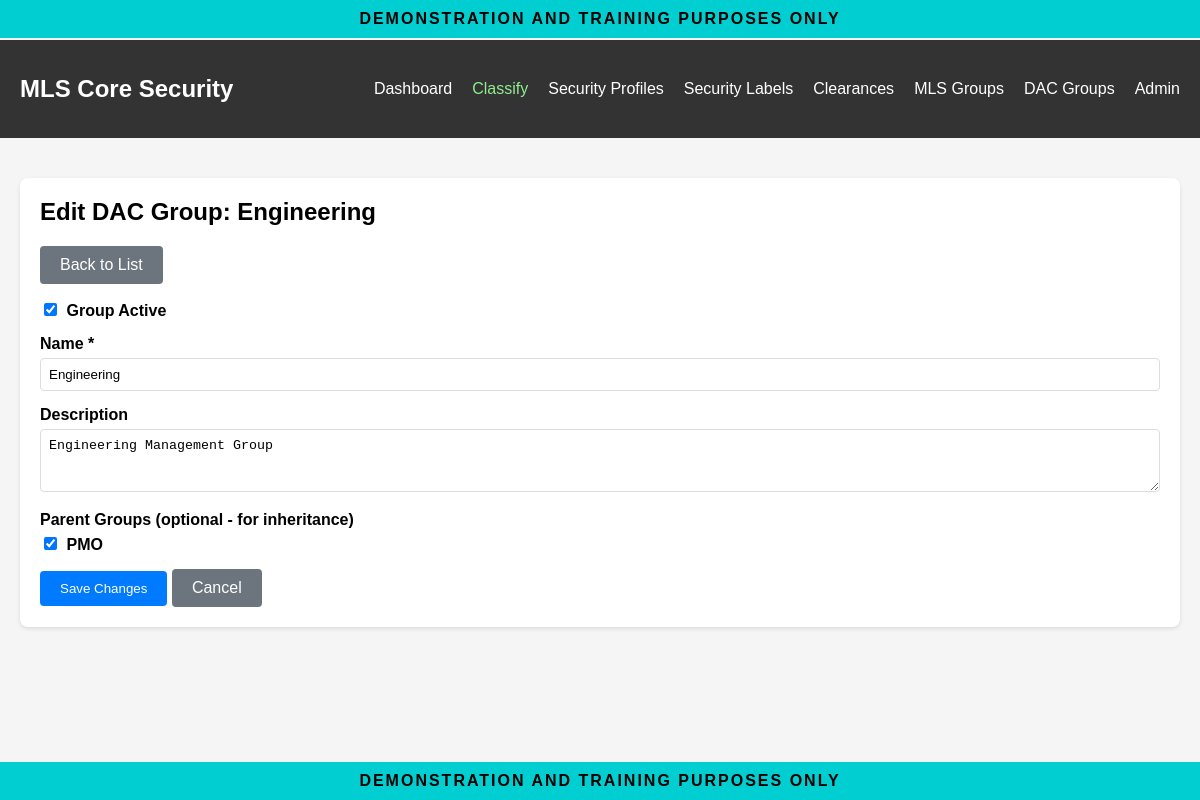
The app's page /mls/dac-groups/1/edit/ (signed in) with its own data.
### mls_core/models.py (models this page shows, shortened)
class DACGroup(models.Model):
    name = models.CharField(max_length=100, unique=True)
    description = models.TextField(blank=True)
    parent_groups = models.ManyToManyField(
        'self',
        symmetrical=False,
        related_name='child_dac_groups',
        blank=True,
        help_text="Parent groups (members inherit parent memberships)"
    )
    is_active = models.BooleanField(default=True)
    created_at = models.DateTimeField(auto_now_add=True)
    updated_at = models.DateTimeField(auto_now=True)
    class Meta:
        verbose_name = "DAC Group"
        verbose_name_plural = "DAC Groups"
        permissions = [
            ("manage_dac_groups", "Can manage DAC groups"),
        ]

### mls_core/views.py (the view, shortened to what this page needs)
# urls.py: path('dac-groups/<int:group_id>/edit/', views.dac_group_edit, name='dac_group_edit'),
@login_required
@permission_required('mls_core.senior_security_manager', raise_exception=True)
def dac_group_edit(request, group_id):
    group = get_object_or_404(DACGroup, pk=group_id)
    context = {
        'group': group,
        'all_groups': DACGroup.objects.exclude(pk=group.id),  # Exclude self to prevent circular reference
    }
    return render(request, 'mls_core/dac_group_edit.html', context)

### mls_core/templates/mls_core/dac_group_edit.html (shortened to what this page needs)
{% extends "mls_core/base.html" %}
{% block content %}
<div class="card">
    <h2>Edit DAC Group: {{ group.name }}</h2>
    <p><a href="{% url 'mls_core:dac_group_list' %}" class="btn btn-secondary">Back to List</a></p>
    <form method="post">
        <div class="form-group">
            <label for="is_active">
                <input type="checkbox" id="is_active" name="is_active" {% if group.is_active %}checked{% endif %}>
                Group Active
            </label>
        </div>
        <div class="form-group">
            <label for="name">Name *</label>
            <input type="text" id="name" name="name" required maxlength="100" value="{{ group.name }}">
        </div>
        <div class="form-group">
            <label for="description">Description</label>
            <textarea id="description" name="description" rows="3">{{ group.description }}</textarea>
        </div>
        <div class="form-group">
            <label>Parent Groups (optional - for inheritance)</label>
            {% for parent in all_groups %}
                <div>
                    <label>
                        <input type="checkbox" name="parent_groups" value="{{ parent.id }}"
                               {% if parent in group.parent_groups.all %}checked{% endif %}>
                        {{ parent.name }}
                    </label>
                </div>
            {% empty %}
                <p>No other groups available for inheritance.</p>
            {% endfor %}
        </div>
        <button type="submit" class="btn">Save Changes</button>
        <a href="{% url 'mls_core:dac_group_list' %}" class="btn btn-secondary">Cancel</a>
    </form>
</div>
{% endblock %}

### mls_core/templates/mls_core/base.html (style rules this page uses)
body { font-family: Arial, sans-serif; margin: 0; padding: 0; background-color: #f5f5f5; padding-top: 40px; padding-bottom: 40px; }
.card { background-color: white; padding: 20px; border-radius: 8px; box-shadow: 0 2px 4px rgba(0,0,0,0.1); margin-bottom: 20px; }
.card h2 { margin-top: 0; }
.btn { display: inline-block; padding: 10px 20px; background-color: #007bff; color: white; text-decoration: none; border-radius: 4px; border: none; cursor: pointer; }
.btn-secondary { background-color: #6c757d; }
.form-group { margin-bottom: 15px; }
.form-group label { display: block; margin-bottom: 5px; font-weight: bold; }
.form-group input[type="text"], .form-group input[type="number"], .form-group input[type="date"], .form-group select, .form-group textarea { width: 100%; padding: 8px; border: 1px solid #ddd; border-radius: 4px; box-sizing: border-box; }
.form-group input[type="checkbox"] { margin-right: 5px; }

### records on screen
DACGroup: name "Engineering", is_active "☑", description "Engineering Management Group"
DACGroup: parent_groups "☑", name "PMO"
